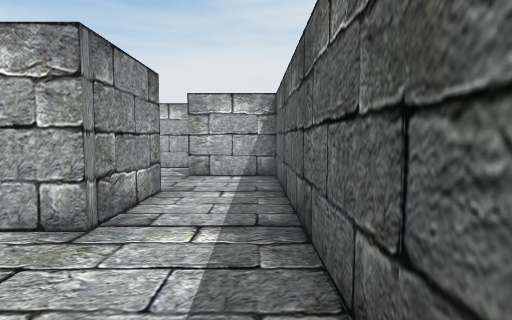
[1] (above)

15 first-person views from a walk through a 3-D level made in the Unity game engine. The camera is 1.5 m above the floor, tilts 4° down and sees 80° across. The floor is counted in squares, 1 m on a side. Each view is taken from the middle of a square. On the plan, view 1 faces up. The plan holds only what a view shows up to about 15 squares ahead; the rest is blank. The place goes on beyond the plan. The player is left out.

[2]
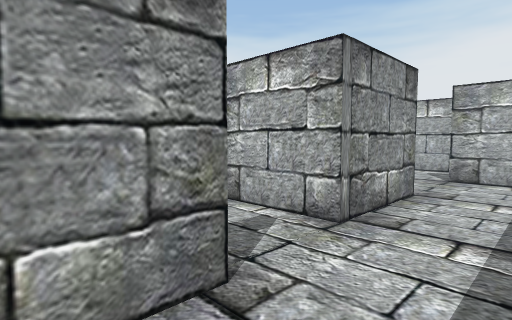

[3]
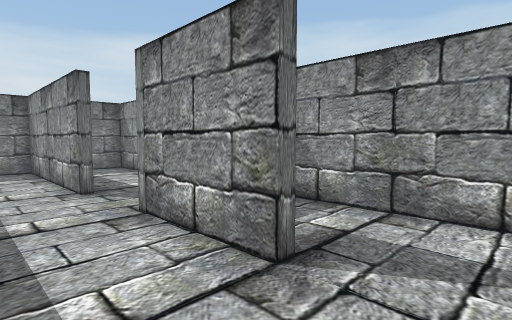

[4]
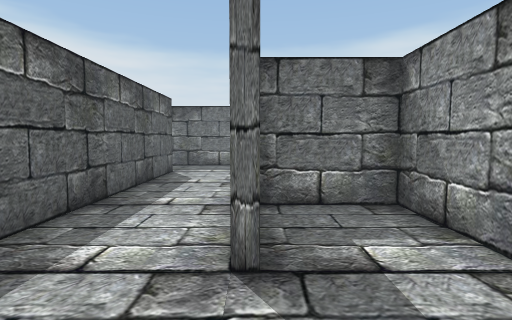

[5]
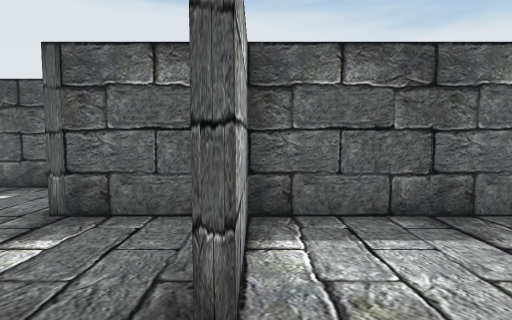

[6]
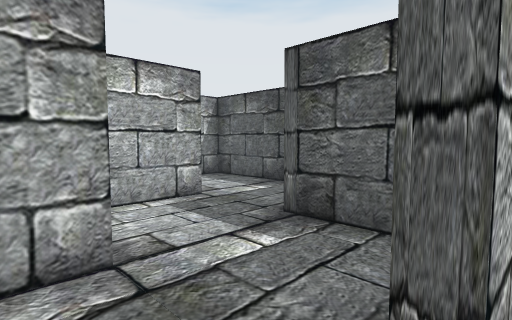

[7]
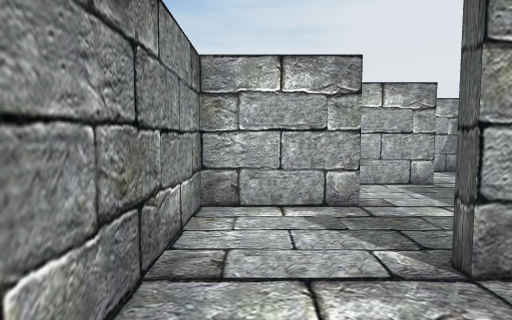

[8]
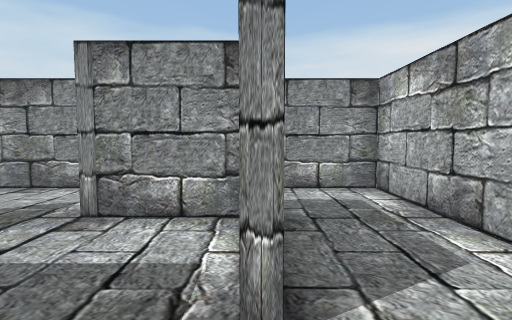

[9]
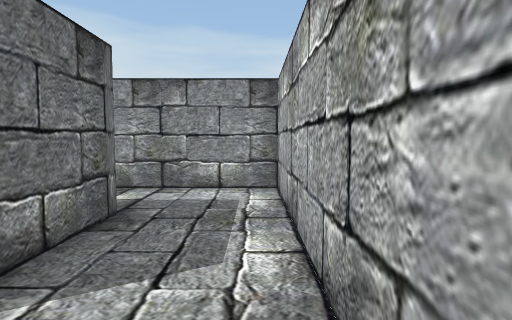

[10]
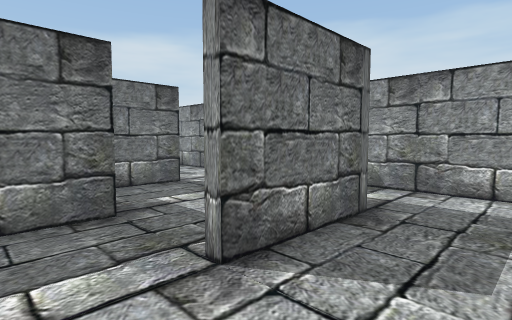

[11]
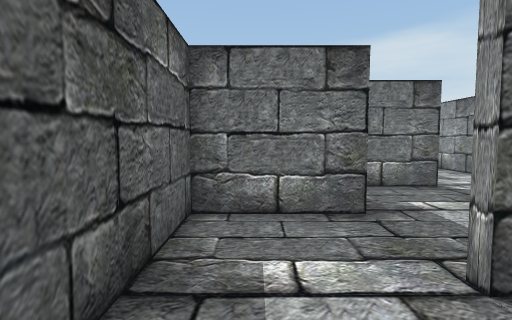

[12]
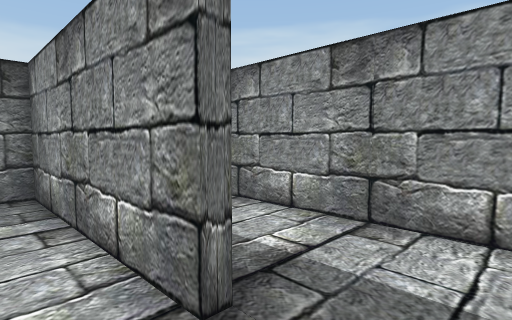

[13]
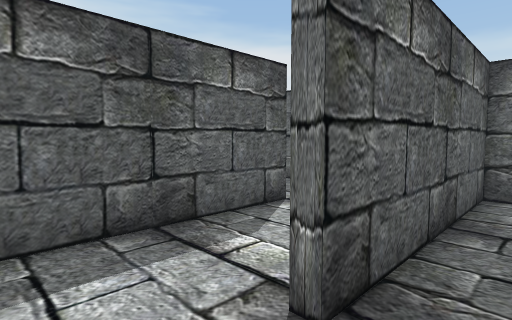

[14]
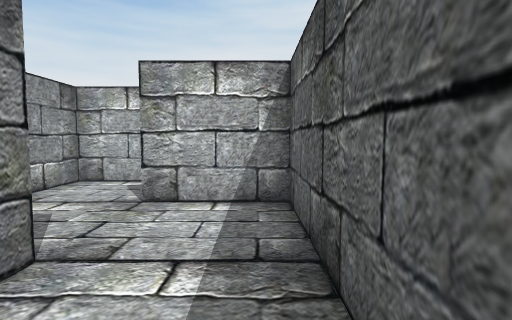

[15]
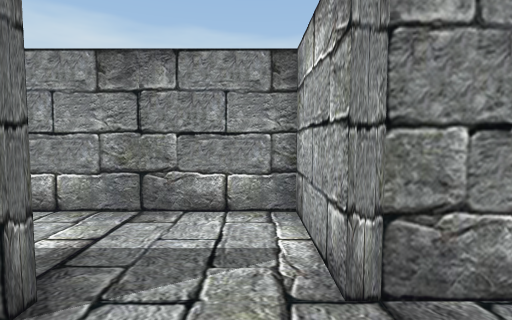

### Floor plan
Points are (right, up) in squares from view 1. A wall is a line through its corners. A room is listed if a view was taken in it or the views show most of it. See-through windows are left out.
Room 1 (views 1, 2, 3, 4, 5, 6, 7, 12, 13, 14, 15)
walls: (-3.1, 8.7) (-2.7, 8.7) (-2.7, 4.8) (-6.2, 4.8) (-6.2, -2.1); (-2.8, 12.5) (-0.4, 12.5); (0.8, 13.1) (0.8, 16); (-2.4, 2) (-2.4, -2.5); (0.8, -1.9) (0.8, 12.2) (-2.8, 12.2); (-2.7, -2.5) (-2.7, 2); (-2.7, 18.8) (-2.7, 15.7) (-6.2, 15.7) (-6.2, 5.2) (-3, 5.2); (0.9, 18.9) (-1.6, 18.9)
ways out: opening at (1, 17.5) to room 2; gap at (1, -2)
Room 2 (views 8, 9, 10, 11)
walls: (-3.1, 19.2) (0.9, 19.2); (0.8, 16) (4.3, 16) (4.3, 22.7) (-6.2, 22.7) (-6.2, 17.6)
ways out: opening at (1, 17.5) to room 1

Where each view was taken, in squares from view 1:
view 1: 0 up, 0 right, facing up
view 2: 0 up, 0 right, facing up-left
view 3: 11 up, 0 right, facing down-left
view 4: 12 up, 3 left, facing down
view 5: 12 up, 5 left, facing right
view 6: 12 up, 4 left, facing up-right
view 7: 9 up, 5 left, facing up
view 8: 19 up, 3 right, facing left
view 9: 22 up, 3 right, facing left
view 10: 22 up, 3 right, facing down-left
view 11: 22 up, 3 right, facing down
view 12: 4 up, 1 left, facing down-left
view 13: 4 up, 4 left, facing down-right
view 14: 5 up, 0 right, facing up
view 15: 4 up, 0 right, facing left
